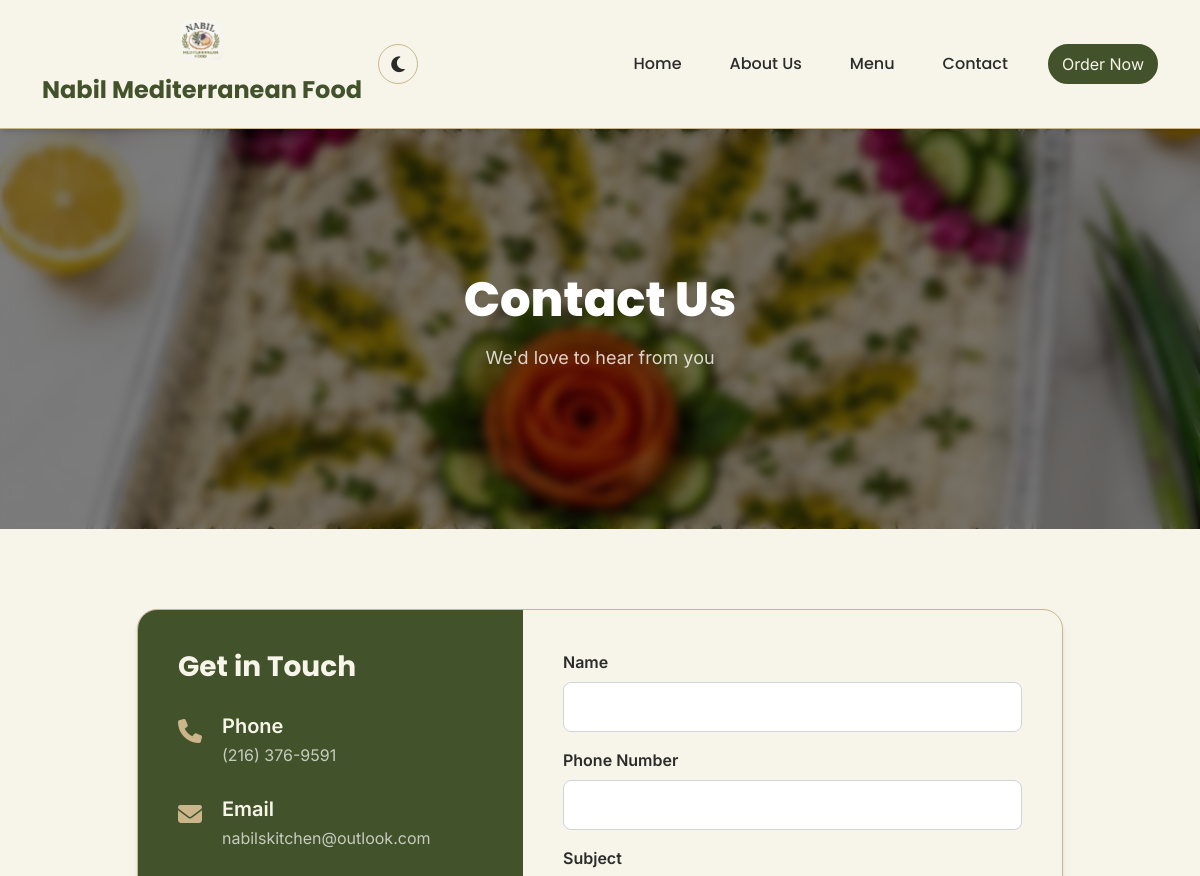
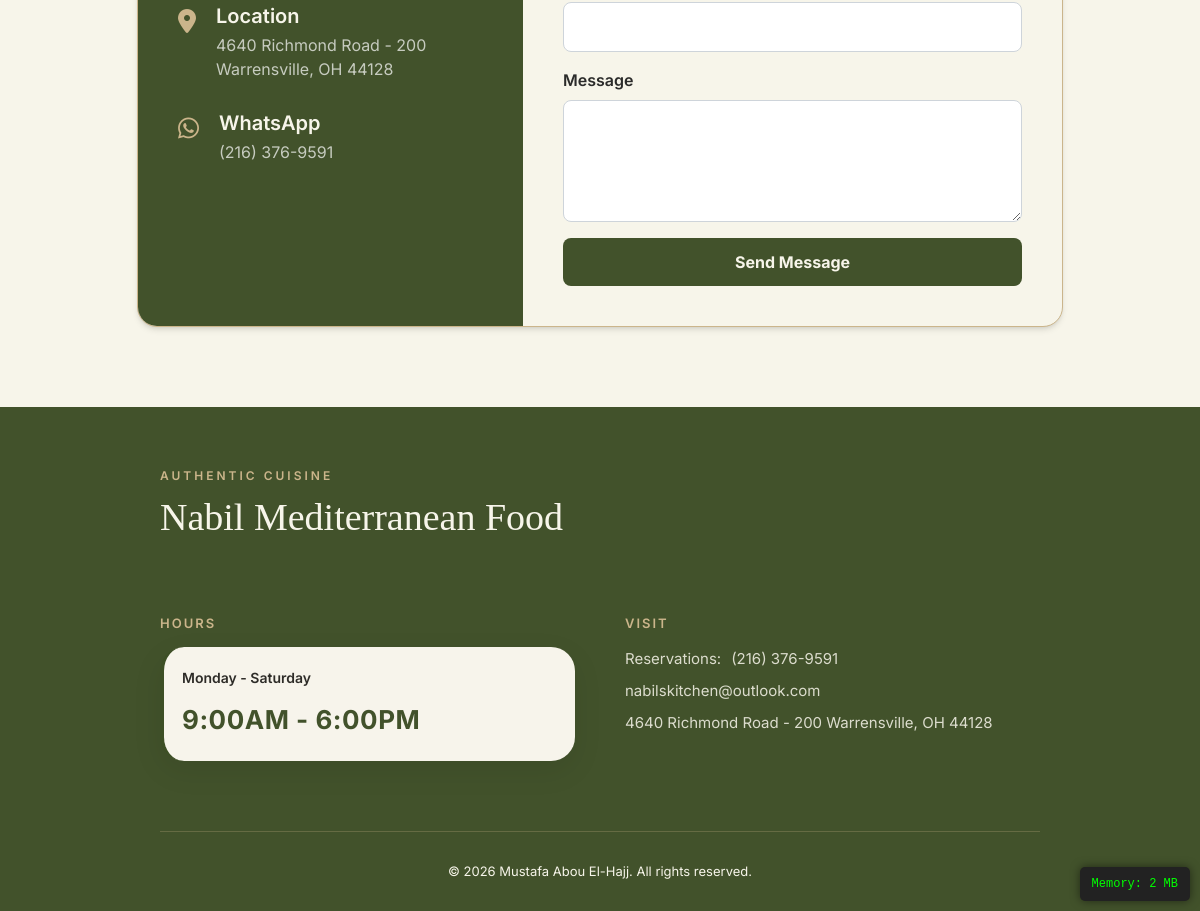
The page /contact.php on the database its author committed (2 pictures, top to bottom).
### tables this page shows
CREATE TABLE `settings` (
  `id` int(11) NOT NULL,
  `restaurant_name` varchar(255) NOT NULL,
  `restaurant_logo` varchar(255) DEFAULT NULL,
  `restaurant_email` varchar(255) DEFAULT NULL,
  `restaurant_phone` varchar(50) DEFAULT NULL,
  `restaurant_address` text DEFAULT NULL,
  `restaurant_maps` text DEFAULT NULL,
  `restaurant_description` text DEFAULT NULL,
  `opening_hours` varchar(255) DEFAULT NULL,
  `opening_title` varchar(255) DEFAULT 'Open Daily',
  `home_bg` varchar(255) DEFAULT 'assets/images/admin/bgs/home-bg.jpg',
  `menu_bg` varchar(255) DEFAULT 'assets/images/admin/bgs/menu-bg.jpg',
  `contact_bg` varchar(255) DEFAULT NULL,
  `whatsapp_number` varchar(50) DEFAULT NULL,
  `instagram_url` varchar(255) DEFAULT NULL,
  `facebook_url` varchar(255) DEFAULT NULL,
  `chat_id` bigint(255) NOT NULL,
  `bot_token` text NOT NULL,
  `country_code` varchar(10) NOT NULL,
  `order_method` varchar(50) DEFAULT 'whatsapp',
  `show_cart` tinyint(1) NOT NULL DEFAULT 1,
  `banner1_t1` varchar(255) DEFAULT 'THANK YOU FOR SUPPORTING LOCAL',
  `banner1_t2` varchar(255) DEFAULT 'Made with fresh ingredients & lots of love',
  `banner1_t3` varchar(255) DEFAULT 'AUTHENTIC MEDITERRANEAN FLAVOR',
  `banner2_t1` varchar(255) DEFAULT 'FRESH INGREDIENTS',
  `banner2_t2` varchar(255) DEFAULT 'MADE DAILY',
  `banner2_t3` varchar(255) DEFAULT 'AUTHENTIC RECIPES',
  `banner2_t4` varchar(255) DEFAULT 'MADE WITH LOVE',
  `about_title` varchar(255) DEFAULT 'Flavors Crafted With Heritage & Love',
  `about_subtitle` varchar(255) DEFAULT 'Our Legacy',
  `about_desc1` text DEFAULT NULL,
  `about_desc2` text DEFAULT NULL,
  `about_image` varchar(255) DEFAULT 'assets/images/admin/bgs/about_story.png',
  `about_chef_image` varchar(255) DEFAULT 'assets/images/admin/bgs/about_chef.png',
  `about_chef_title` varchar(255) DEFAULT 'The Passion Behind the Plate',
  `about_chef_subtitle` varchar(255) DEFAULT 'Handcrafted Culinary Artistry',
  `about_chef_name` varchar(255) DEFAULT 'Nabil',
  `about_chef_bio1` text DEFAULT NULL,
  `about_chef_bio2` text DEFAULT NULL,
  `about_years` varchar(50) DEFAULT '15+',
  `about_years_label` varchar(255) DEFAULT 'Years of Tradition',
  `about_bg` varchar(255) DEFAULT 'assets/images/admin/bgs/hero-bg.jpg',
  `values_title` varchar(255) DEFAULT 'What We Stand For',
  `values_subtitle` varchar(255) DEFAULT 'Our Principles',
  `values_desc` text DEFAULT NULL,
  `value1_icon` varchar(100) DEFAULT 'fas fa-seedling',
  `value1_title` varchar(255) DEFAULT '100% Fresh Daily',
  `value1_desc` text DEFAULT NULL,
  `value2_icon` varchar(100) DEFAULT 'fas fa-scroll',
  `value2_title` varchar(255) DEFAULT 'Authentic Recipes',
  `value2_desc` text DEFAULT NULL,
  `value3_icon` varchar(100) DEFAULT 'fas fa-heart',
  `value3_title` varchar(255) DEFAULT 'Prepared With Love',
  `value3_desc` text DEFAULT NULL,
  `value4_icon` varchar(100) DEFAULT 'fas fa-hands-helping',
  `value4_title` varchar(255) DEFAULT 'Warm Hospitality',
  `value4_desc` text DEFAULT NULL
);

### includes/connection.php (called while the page is built, shortened)
<?php
$docRoot = str_replace('\\', '/', realpath($_SERVER['DOCUMENT_ROOT']));
$projectRoot = str_replace('\\', '/', realpath(dirname(__DIR__)));
$docRootLower = strtolower($docRoot);
$projectRootLower = strtolower($projectRoot);
if (strpos($projectRootLower, $docRootLower) === 0) {
    $relativePath = substr($projectRoot, strlen($docRoot));
    $BASE_URL = '/' . trim($relativePath, '/') . '/';
    if ($BASE_URL === '//') {
        $BASE_URL = '/';
    }
} else {
    $BASE_URL = '/' . basename($projectRoot) . '/';
}
include_once __DIR__ . '/auth.php';
?>

### includes/auth.php (called while the page is built, shortened)
<?php
if (!function_exists('get_settings')) {
    function get_settings(): ?array
    {
        global $conn;
        if (!isset($_SESSION['settings_cache']) || $_SESSION['settings_cache_expires'] < time()) {
            $result = $conn->query("SELECT * FROM settings LIMIT 1");
        }
        return $_SESSION['settings_cache'];
    }
}

### contact.php (the view, shortened to what this page needs)
<?php
include "includes/connection.php";
$settings = get_settings();
?>
<?php include 'includes/header.php'; ?>
<link rel="stylesheet" href="assets/css/contact.css">
<section class="hero-section contact-hero-section" style="background-image: url('<?php echo htmlspecialchars($settings['contact_bg'] ?? ''); ?>');">
    <div class="hero-content">
        <h1 class="hero-title reveal-text">Contact Us</h1>
        <p class="hero-subtitle reveal-text">We'd love to hear from you</p>
    </div>
</section>
<section class="contact-content">
    <div class="container">
        <div class="row justify-content-center">
            <div class="col-lg-10">
                <div class="contact-card">
                    <div class="row g-0">
                        <div class="col-md-5">
                            <div class="contact-info-section">
                                <h3>Get in Touch</h3>
                                <div class="info-item">
                                    <div class="info-icon"><i class="fas fa-phone"></i></div>
                                    <div class="info-text">
                                        <h5>Phone</h5>
                                        <p><?php echo htmlspecialchars($settings['restaurant_phone'] ?? ''); ?></p>
                                    </div>
                                </div>
                                <div class="info-item">
                                    <div class="info-icon"><i class="fas fa-envelope"></i></div>
                                    <div class="info-text">
                                        <h5>Email</h5>
                                        <p><?php echo htmlspecialchars($settings['restaurant_email'] ?? ''); ?></p>
                                    </div>
                                </div>
                                <div class="info-item">
                                    <div class="info-icon"><i class="fas fa-map-marker-alt"></i></div>
                                    <div class="info-text">
                                        <h5>Location</h5>
                                        <p><?php echo htmlspecialchars($settings['restaurant_address'] ?? 'Lebanon'); ?></p>
                                    </div>
                                </div>
                                <div class="info-item">
                                    <div class="info-icon"><i class="fab fa-whatsapp"></i></div>
                                    <div class="info-text">
                                        <h5>WhatsApp</h5>
                                        <p><?php echo htmlspecialchars($settings['whatsapp_number'] ?? ''); ?></p>
                                    </div>
                                </div>
                            </div>
                        </div>
                        <div class="col-md-7">
                            <div class="contact-form-section">
                                <form method="POST">
                                    <div class="mb-3">
                                        <label class="form-label">Name</label>
                                        <input type="text" name="name" class="form-control" required>
                                    </div>
                                    <div class="mb-3">
                                        <label class="form-label">Phone Number</label>
                                        <input type="text" name="phonenumber" class="form-control" required>
                                    </div>
                                    <div class="mb-3">
                                        <label class="form-label">Subject</label>
                                        <input type="text" name="subject" class="form-control" required>
                                    </div>
                                    <div class="mb-3">
                                        <label class="form-label">Message</label>
                                        <textarea name="message" class="form-control" rows="4" required></textarea>
                                    </div>
                                    <button type="submit" class="btn-submit">Send Message</button>
                                </form>
                            </div>
                        </div>
                    </div>
                </div>
            </div>
        </div>
    </div>
</section>
<?php include 'includes/footer.php'; ?>

### includes/header.php (shortened to what this page needs)
<?php
include "connection.php";
$settings = get_settings();
$restaurantName = $settings['restaurant_name'] ?? 'Restaurant Menu';
$restaurantLogo = $settings['restaurant_logo'] ?? '';
?>
<!DOCTYPE html>
<html lang="en">
<head>
    <link href="https://cdn.jsdelivr.net/npm/bootstrap@5.3.2/dist/css/bootstrap.min.css" rel="stylesheet">
    <link rel="stylesheet" href="https://cdnjs.cloudflare.com/ajax/libs/font-awesome/6.4.0/css/all.min.css">
    <link rel="stylesheet" href="<?php echo $BASE_URL; ?>assets/css/header.css">
    <link rel="stylesheet" href="<?php echo $BASE_URL; ?>assets/css/theme.css">
</head>
<body>
    <nav class="navbar navbar-expand-lg">
        <div class="container d-flex align-items-center justify-content-between position-relative">
            <a class="navbar-brand centered-brand d-flex flex-column align-items-center" href="<?php echo $BASE_URL; ?>index">
                <img src="<?php echo $BASE_URL . htmlspecialchars($restaurantLogo); ?>" alt="Logo">
                <span class="brand-name"><?php echo htmlspecialchars($restaurantName); ?></span>
            </a>
            <div class="header-controls d-flex align-items-center gap-2 gap-md-3">
                <div class="theme-toggle" id="theme-toggle" title="Toggle Dark/Light Mode">
                    <i class="fas fa-moon"></i>
                </div>
            </div>
            <div class="collapse navbar-collapse" id="navbarNav">
                <ul class="navbar-nav ms-auto align-items-center">
                    <li class="nav-item"><a class="nav-link" href="<?php echo $BASE_URL; ?>index">Home</a></li>
                    <li class="nav-item"><a class="nav-link" href="<?php echo $BASE_URL; ?>about">About Us</a></li>
                    <li class="nav-item"><a class="nav-link" href="<?php echo $BASE_URL; ?>menu">Menu</a></li>
                    <li class="nav-item"><a class="nav-link" href="<?php echo $BASE_URL; ?>contact">Contact</a></li>
                    <li class="nav-item">
                        <a href="<?php echo $BASE_URL; ?>menu" class="btn btn-order ms-lg-3">
                            Order Now
                        </a>
                    </li>
                </ul>
            </div>
        </div>
    </nav>
    <main>

### includes/footer.php (shortened to what this page needs)
</main>
    <link rel="stylesheet" href="<?php echo $BASE_URL; ?>assets/css/footer.css?v=<?php echo time(); ?>">
    <footer class="site-footer">
        <div class="footer-inner">
            <div class="footer-widget brand-widget">
                <span class="footer-pre-title">AUTHENTIC CUISINE</span>
                <h2 class="footer-title"><?php echo htmlspecialchars($settings['restaurant_name'] ?? 'Lebanese Kitchen'); ?></h2>
            </div>
            <div class="footer-widget">
                <h4 class="widget-title">HOURS</h4>
                <div class="hours-list">
                    <span class="day-time"><?php echo htmlspecialchars($settings['opening_title'] ?? 'Opens Daily'); ?></span>
                    <span class="day-time"><?php echo htmlspecialchars($settings['opening_hours'] ?? '12:00a.m. - 12:00p.m.'); ?></span>
                </div>
            </div>
            <div class="footer-widget">
                <h4 class="widget-title">VISIT</h4>
                <div class="visit-list">
                    <span class="contact-item">Reservations: <a href="tel:<?php echo htmlspecialchars($settings['restaurant_phone'] ?? ''); ?>"><?php echo htmlspecialchars($settings['restaurant_phone'] ?? ''); ?></a></span>
                    <?php if (!empty($settings['restaurant_email'])): ?>
                    <span class="contact-item"><a href="mailto:<?php echo htmlspecialchars($settings['restaurant_email']); ?>"><?php echo htmlspecialchars($settings['restaurant_email']); ?></a></span>
                    <?php endif; ?>
                    <span class="contact-item"><?php echo htmlspecialchars($settings['restaurant_address'] ?? 'Lebanon'); ?></span>
                </div>
            </div>
            <div class="footer-bottom">
                <p class="copyright">&copy; <?php echo date('Y'); ?> Mustafa Abou El-Hajj. All rights reserved.</p>
            </div>
        </div>
        <?php
        $mem_usage = round(memory_get_peak_usage(true) / 1024 / 1024, 2);
        ?>
        <div style="
            position: fixed;
            bottom: 10px;
            right: 10px;
            background: #222;
            color: #00ff00;
            padding: 8px 12px;
            border-radius: 5px;
            font-family: monospace;
            font-size: 12px;
            z-index: 99999;
            box-shadow: 0 0 10px rgba(0,0,0,0.5);
        ">
            Memory: <?php echo $mem_usage; ?> MB
        </div>
    </footer>
</body>

### assets/css/header.css (style rules this page uses)
:root { --olive-green: #42522B; --cream-white: #F7F5EA; --dark-charcoal: #2B2B2A; --light-khaki: #CBB58B; --primary-blue: var(--olive-green); --dark-blue: var(--olive-green); --grey: #64748b; --off-white: var(--cream-white); --accent-blue: var(--olive-green); --text-dark: var(--dark-charcoal); --text-muted: #555554; --border-color: var(--light-khaki); --shadow: 0 4px 6px -1px rgb(0 0 0 / 0.1), 0 2px 4px -2px rgb(0 0 0 / 0.1); --bg-color: var(--off-white); --card-bg: var(--off-white); --text-color: var(--text-dark); --section-bg: var(--off-white); --input-bg: #ffffff; --header-bg: var(--off-white); }
* { margin: 0; padding: 0; box-sizing: border-box; }
html, body { width: 100%; height: 100%; overflow-x: hidden; font-family: "Inter", sans-serif; background-color: var(--bg-color); color: var(--text-color); transition: background-color 0.3s ease, color 0.3s ease; }
body { display: flex; flex-direction: column; min-height: 100vh; }
.navbar { background: var(--header-bg) !important; padding: 15px 0; position: relative; z-index: 1000; box-shadow: var(--shadow); border-bottom: 1px solid var(--border-color); }
.navbar-brand { font-family: "Poppins", sans-serif; font-size: 24px; font-weight: 700; color: var(--olive-green) !important; display: flex; align-items: center; gap: 12px; }
.navbar-brand img { height: 45px; width: auto; border-radius: 6px; }
.nav-link { font-family: "Poppins", sans-serif; font-weight: 500; color: var(--text-color) !important; margin: 0 8px; padding: 8px 16px !important; border-radius: 6px; transition: all 0.3s ease; }
.btn-order { background: var(--accent-blue); color: white !important; border: 2px solid transparent; border-radius: 25px; transition: all 0.3s ease; animation: borderGlow 2s infinite ease-in-out; }
.theme-toggle { width: 40px; height: 40px; background: var(--card-bg); border-radius: 50%; display: flex; align-items: center; justify-content: center; cursor: pointer; color: var(--text-color); transition: all 0.3s ease; border: 1px solid var(--border-color); }
.theme-toggle i { font-size: 18px; }
main { flex: 1; }
.brand-name { font-family: "Poppins", sans-serif; transition: color 0.3s ease; }
.navbar-brand img { height: 40px; width: auto; border-radius: 6px; transition: transform 0.3s ease; }

### assets/css/theme.css (style rules this page uses)
:root { --olive-green: #42522B; --cream-white: #F7F5EA; --dark-charcoal: #2B2B2A; --light-khaki: #CBB58B; --bg-color: var(--cream-white); --card-bg: var(--cream-white); --text-color: var(--dark-charcoal); --section-bg: var(--cream-white); --header-bg: var(--cream-white); --border-color: var(--light-khaki); --accent-blue: var(--olive-green); --text-muted: #555554; }
html, body { background-color: var(--bg-color) !important; color: var(--text-color) !important; }
.navbar, .site-footer, .menu-content, .combined-info-section, .contact-content, .gallery-section { background-color: var(--bg-color) !important; }
.navbar-brand span { color: var(--olive-green) !important; }
.btn-order, .add-btn, .category-tab.active, .btn-submit, .btn-hero-primary { background-color: var(--accent-blue) !important; color: var(--bg-color) !important; border-color: var(--accent-blue) !important; }

### rows shown on the page
settings: restaurant_logo (picture), restaurant_name "Nabil Mediterranean Food", contact_bg (picture), restaurant_phone "(216) 376-9591", restaurant_email "nabilskitchen@outlook.com", restaurant_address "4640 Richmond Road - 200 Warrensville, OH 44128", whatsapp_number "(216) 376-9591", opening_title "Monday - Saturday", opening_hours "9:00AM - 6:00PM"

### other values the page prints
$mem_usage "2"
